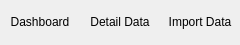
            <widget class="QFrame" name="OEE_function_frame">
             <property name="minimumSize">
              <size>
               <width>0</width>
               <height>33</height>
              </size>
             </property>
             <property name="maximumSize">
              <size>
               <width>16777215</width>
               <height>45</height>
              </size>
             </property>
             <property name="frameShape">
              <enum>QFrame::NoFrame</enum>
             </property>
             <layout class="QHBoxLayout" name="horizontalLayout_82">
              <property name="spacing">
               <number>0</number>
              </property>
              <property name="leftMargin">
               <number>0</number>
              </property>
              <property name="topMargin">
               <number>0</number>
              </property>
              <property name="rightMargin">
               <number>0</number>
              </property>
              <property name="bottomMargin">
               <number>0</number>
              </property>
              <item>
               <widget class="QPushButton" name="OEE_dashboard_btn">
                <property name="sizePolicy">
                 <sizepolicy hsizetype="Minimum" vsizetype="Maximum">
                  <horstretch>0</horstretch>
                  <verstretch>0</verstretch>
                 </sizepolicy>
                </property>
                <property name="text">
                 <string>Dashboard</string>
                </property>
                <property name="icon">
                 <iconset>
                  <normaloff>../../../../../program/Icons/Dashboard.ico</normaloff>../../../../../program/Icons/Dashboard.ico</iconset>
                </property>
                <property name="iconSize">
                 <size>
                  <width>50</width>
                  <height>25</height>
                 </size>
                </property>
                <property name="default">
                 <bool>false</bool>
                </property>
                <property name="flat">
                 <bool>true</bool>
                </property>
               </widget>
              </item>
              <item>
               <widget class="QPushButton" name="OEE_data_btn">
                <property name="text">
                 <string>Detail Data</string>
                </property>
                <property name="icon">
                 <iconset>
                  <normaloff>../../../../../program/Icons/Record.ico</normaloff>../../../../../program/Icons/Record.ico</iconset>
                </property>
                <property name="iconSize">
                 <size>
                  <width>25</width>
                  <height>25</height>
                 </size>
                </property>
                <property name="flat">
                 <bool>true</bool>
                </property>
               </widget>
              </item>
              <item>
               <widget class="QPushButton" name="OEE_import_data_btn">
                <property name="text">
                 <string>Import Data</string>
                </property>
                <property name="icon">
                 <iconset>
                  <normaloff>../../../../Icons/Import.ico</normaloff>../../../../Icons/Import.ico</iconset>
                </property>
                <property name="iconSize">
                 <size>
                  <width>25</width>
                  <height>25</height>
                 </size>
                </property>
                <property name="flat">
                 <bool>true</bool>
                </property>
               </widget>
              </item>
             </layout>
            </widget>
